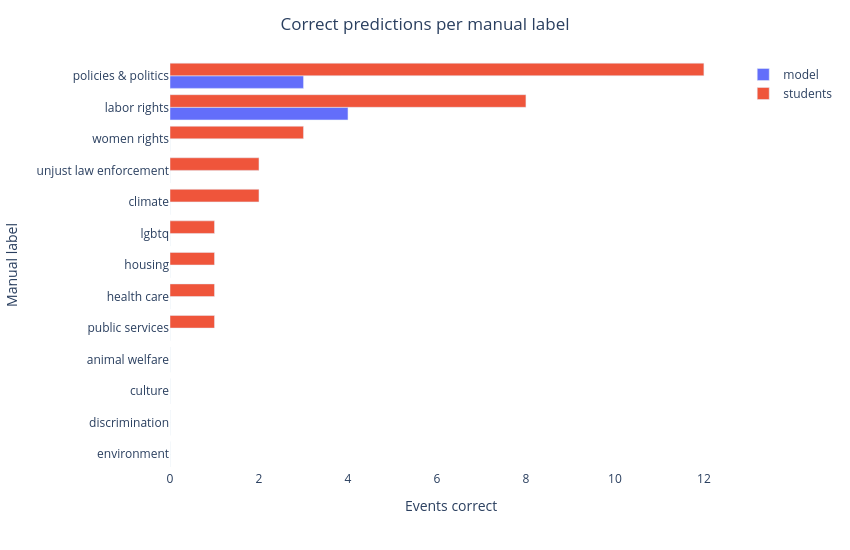

The notebook cell this image was saved under:
### Markdown cell above
## Where each model wins, by manual label

For each true (manual) class, how many of its events the model got right versus the
students model. Bars to the right of zero are events the students model won; to the
left are events the model won.

### Code cell
by_class = df.groupby('manual_label').agg(
    n=('manual_label', 'size'),
    model=('model_correct', 'sum'),
    students=('students_correct', 'sum'),
).sort_values('n', ascending=False).reset_index()
display(by_class)

melted = by_class.melt(id_vars=['manual_label', 'n'], value_vars=['model', 'students'],
                       var_name='source', value_name='correct')
fig = px.bar(melted, x='correct', y='manual_label', color='source', orientation='h',
             barmode='group', labels={'correct': 'Events correct', 'manual_label': 'Manual label',
                                      'source': ''})
fig.update_layout(title={'text': 'Correct predictions per manual label', 'x': 0.5},
                  plot_bgcolor='white', width=850, height=550,
                  yaxis={'categoryorder': 'total ascending'})
fig.show()

### Figure 1 — Plotly figure (JSON) as saved in the notebook; plotly's stock layout.template omitted (floating-point values rounded to 4 significant figures)
{"data": [{"alignmentgroup": "True", "hovertemplate": "=model<br>Events correct=%{x}<br>Manual label=%{y}<extra></extra>", "legendgroup": "model", "marker": {"color": "#636efa", "pattern": {"shape": ""}}, "name": "model", "offsetgroup": "model", "orientation": "h", "showlegend": true, "textposition": "auto", "type": "bar", "x": [4, 3, 0, 0, 0, 0, 0, 0, 0, 0, 0, 0, 0], "xaxis": "x", "y": ["labor rights", "policies & politics", "public services", "women rights", "climate", "unjust law enforcement", "health care", "housing", "environment", "discrimination", "culture", "animal welfare", "lgbtq"], "yaxis": "y"}, {"alignmentgroup": "True", "hovertemplate": "=students<br>Events correct=%{x}<br>Manual label=%{y}<extra></extra>", "legendgroup": "students", "marker": {"color": "#EF553B", "pattern": {"shape": ""}}, "name": "students", "offsetgroup": "students", "orientation": "h", "showlegend": true, "textposition": "auto", "type": "bar", "x": [8, 12, 1, 3, 2, 2, 1, 1, 0, 0, 0, 0, 1], "xaxis": "x", "y": ["labor rights", "policies & politics", "public services", "women rights", "climate", "unjust law enforcement", "health care", "housing", "environment", "discrimination", "culture", "animal welfare", "lgbtq"], "yaxis": "y"}], "layout": {"barmode": "group", "height": 550, "legend": {"title": {"text": ""}, "tracegroupgap": 0}, "margin": {"t": 60}, "plot_bgcolor": "white", "title": {"text": "Correct predictions per manual label", "x": 0.5}, "width": 850, "xaxis": {"anchor": "y", "domain": [0.0, 1.0], "title": {"text": "Events correct"}}, "yaxis": {"anchor": "x", "categoryorder": "total ascending", "domain": [0.0, 1.0], "title": {"text": "Manual label"}}}}
